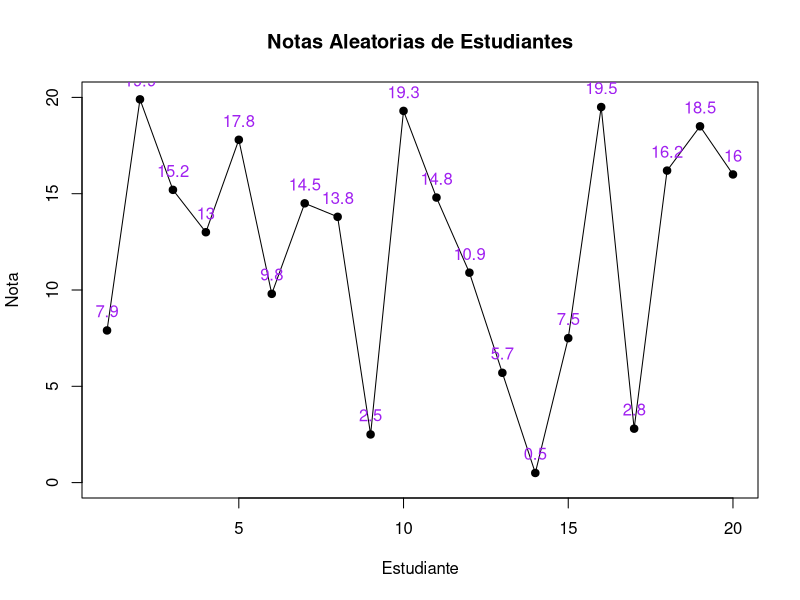

The R script that drew this image:
#numeros aleatorios de notas 
rm(list = ls())
set.seed(as.numeric(Sys.time()))
#numero de estudiantes
n <- 20

# Generación de notas 
notas <- round(runif(n, min = 0, max = 20), 1)
print(notas)

# Grafico
plot(notas,
     type = "o",
     col = "black",
     pch = 19,
     xlab = "Estudiante",
     ylab = "Nota",
     main = "Notas Aleatorias de Estudiantes",
     ylim = c(0, 20))

text(x = 1:n, y = notas + 1, labels = notas, col = "purple")


